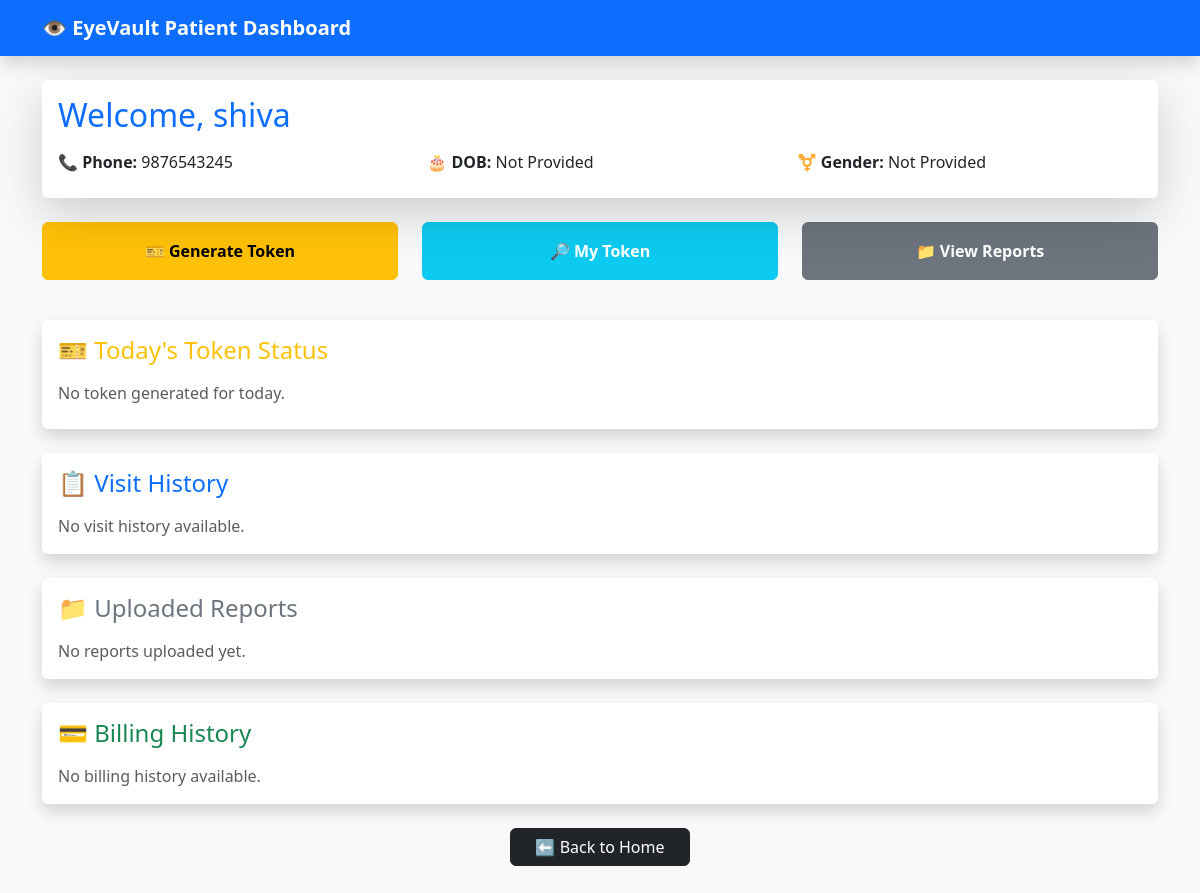
Page /patient-dashboard/5 on the committed database.
### app.py (models this page shows)
class Patient(db.Model):
    id = db.Column(db.Integer, primary_key=True)
    name = db.Column(db.String(100))
    dob = db.Column(db.String(20))
    gender = db.Column(db.String(20))
    phone = db.Column(db.String(15), unique=True)

### app.py (the view)
@app.route('/patient-dashboard/<int:patient_id>')
def patient_dashboard(patient_id):
    patient = Patient.query.get(patient_id)
    return render_template(
        'patient_dashboard.html',
        patient=patient
    )

### templates/patient_dashboard.html (shortened to what this page needs)
<!DOCTYPE html>
<html>
<head>
    <link href="https://cdn.jsdelivr.net/npm/bootstrap@5.3.3/dist/css/bootstrap.min.css" rel="stylesheet">
</head>
<body class="bg-light">
<nav class="navbar navbar-dark bg-primary shadow">
    <div class="container">
        <span class="navbar-brand fw-bold">
            👁️ EyeVault Patient Dashboard
        </span>
    </div>
</nav>
<div class="container mt-4 mb-5">
    <div class="card shadow-lg border-0 mb-4">
        <div class="card-body">
            <h2 class="text-primary mb-3">Welcome, {{ patient.name }}</h2>
            <div class="row">
                <div class="col-md-4 mb-2">
                    <strong>📞 Phone:</strong> {{ patient.phone }}
                </div>
                <div class="col-md-4 mb-2">
                    <strong>🎂 DOB:</strong> {{ patient.dob }}
                </div>
                <div class="col-md-4 mb-2">
                    <strong>⚧ Gender:</strong> {{ patient.gender }}
                </div>
            </div>
        </div>
    </div>
    <div class="row mb-4">
        <div class="col-md-4 mb-3">
            <a href="/generate-token/{{ patient.id }}"
               class="btn btn-warning w-100 py-3 fw-bold">
                🎫 Generate Token
            </a>
        </div>
        <div class="col-md-4 mb-3">
            <a href="/my-token/{{ patient.id }}"
               class="btn btn-info text-white w-100 py-3 fw-bold">
                🔎 My Token
            </a>
        </div>
        <div class="col-md-4 mb-3">
            <a href="/reports/{{ patient.id }}"
               class="btn btn-secondary w-100 py-3 fw-bold">
                📁 View Reports
            </a>
        </div>
    </div>
    <div class="card shadow border-0 mb-4">
        <div class="card-body">
            <h4 class="text-warning mb-3">🎫 Today's Token Status</h4>
            {% if token %}
                <div class="row">
                    <div class="col-md-4 mb-2">
                        <strong>Your Token:</strong> {{ token.token_number }}
                    </div>
                    <div class="col-md-4 mb-2">
                        <strong>Your Status:</strong>
                        {% if token.status == "Completed" %}
                            <span class="badge bg-success">{{ token.status }}</span>
                        {% elif token.status == "In Progress" %}
                            <span class="badge bg-primary">{{ token.status }}</span>
                        {% else %}
                            <span class="badge bg-warning text-dark">{{ token.status }}</span>
                        {% endif %}
                    </div>
                    <div class="col-md-4 mb-2">
                        <strong>Completed Tokens:</strong> {{ completed_count }}
                    </div>
                </div>
                {% if current_token %}
                <div class="alert alert-info mt-3 mb-0">
                    Current token in progress:
                    <strong>{{ current_token.token_number }}</strong>
                </div>
                {% endif %}
            {% else %}
                <p class="mb-2 text-muted">No token generated for today.</p>
            {% endif %}
        </div>
    </div>
    <div class="card shadow border-0 mb-4">
        <div class="card-body">
            <h4 class="text-primary mb-3">📋 Visit History</h4>
            {% if visits %}
                <div class="table-responsive">
                    <table class="table table-bordered table-hover align-middle">
                        <thead class="table-primary">
                            <tr>
                                <th>Date</th>
                                <th>Doctor</th>
                                <th>Diagnosis</th>
                                <th>Notes</th>
                            </tr>
                        </thead>
                        <tbody>
                            {% for visit in visits %}
                            <tr>
                                <td>{{ visit.visit_date }}</td>
                                <td>{{ visit.doctor_name }}</td>
                                <td>{{ visit.diagnosis }}</td>
                                <td>{{ visit.notes }}</td>
                            </tr>
                            {% endfor %}
                        </tbody>
                    </table>
                </div>
            {% else %}
                <p class="text-muted mb-0">No visit history available.</p>
            {% endif %}
        </div>
    </div>
    <div class="card shadow border-0 mb-4">
        <div class="card-body">
            <h4 class="text-secondary mb-3">📁 Uploaded Reports</h4>
            {% if reports %}
                <div class="table-responsive">
                    <table class="table table-bordered table-hover align-middle">
                        <thead class="table-secondary">
                            <tr>
                                <th>Report File</th>
                                <th>Upload Date</th>
                                <th>View</th>
                            </tr>
                        </thead>
                        <tbody>
                            {% for report in reports %}
                            <tr>
                                <td>{{ report.file_name }}</td>
                                <td>{{ report.upload_date }}</td>
                                <td>
                                    <a href="/static/uploads/{{ report.file_name }}"
                                       target="_blank"
                                       class="btn btn-sm btn-primary">
                                        Open
                                    </a>
                                </td>
                            </tr>
                            {% endfor %}
                        </tbody>
                    </table>
                </div>
            {% else %}
                <p class="text-muted mb-0">No reports uploaded yet.</p>
            {% endif %}
        </div>
    </div>
    <div class="card shadow border-0 mb-4">
        <div class="card-body">
            <h4 class="text-success mb-3">💳 Billing History</h4>
            {% if bills %}
                <div class="table-responsive">
                    <table class="table table-bordered table-hover align-middle">
                        <thead class="table-success">
                            <tr>
                                <th>Date</th>
                                <th>Consultation</th>
                                <th>Medicine</th>
                                <th>Spects Name</th>
                                <th>Spects Cost</th>
                                <th>Total</th>
                                <th>Paid</th>
                                <th>Due</th>
                                <th>Status</th>
                            </tr>
                        </thead>
                        <tbody>
                            {% for bill in bills %}
                            <tr>
                                <td>{{ bill.bill_date }}</td>
                                <td>₹{{ bill.consultation_fee }}</td>
                                <td>₹{{ bill.medicine_fee }}</td>
                                <td>
                                    {% if bill.spect_name %}
                                        {{ bill.spect_name }}
                                    {% else %}
                                        -
                                    {% endif %}
                                </td>
                                <td>₹{{ bill.spect_cost }}</td>
                                <td><strong>₹{{ bill.total_amount }}</strong></td>
                                <td class="text-success"><strong>₹{{ bill.paid_amount }}</strong></td>
                                <td class="text-danger"><strong>₹{{ bill.due_amount }}</strong></td>
                                <td>
                                    {% if bill.payment_status == "Completed" %}
                                        <span class="badge bg-success">Completed</span>
                                    {% else %}
                                        <span class="badge bg-warning text-dark">Due</span>
                                    {% endif %}
                                </td>
                            </tr>
                            {% endfor %}
                        </tbody>
                    </table>
                </div>
            {% else %}
                <p class="text-muted mb-0">No billing history available.</p>
            {% endif %}
        </div>
    </div>
    <div class="text-center">
        <a href="/" class="btn btn-dark px-4">
            ⬅ Back to Home
        </a>
    </div>
</div>
</body>
</html>

### rows in the picture
Patient: name "shiva", phone "9876543245", dob "Not Provided", gender "Not Provided"
